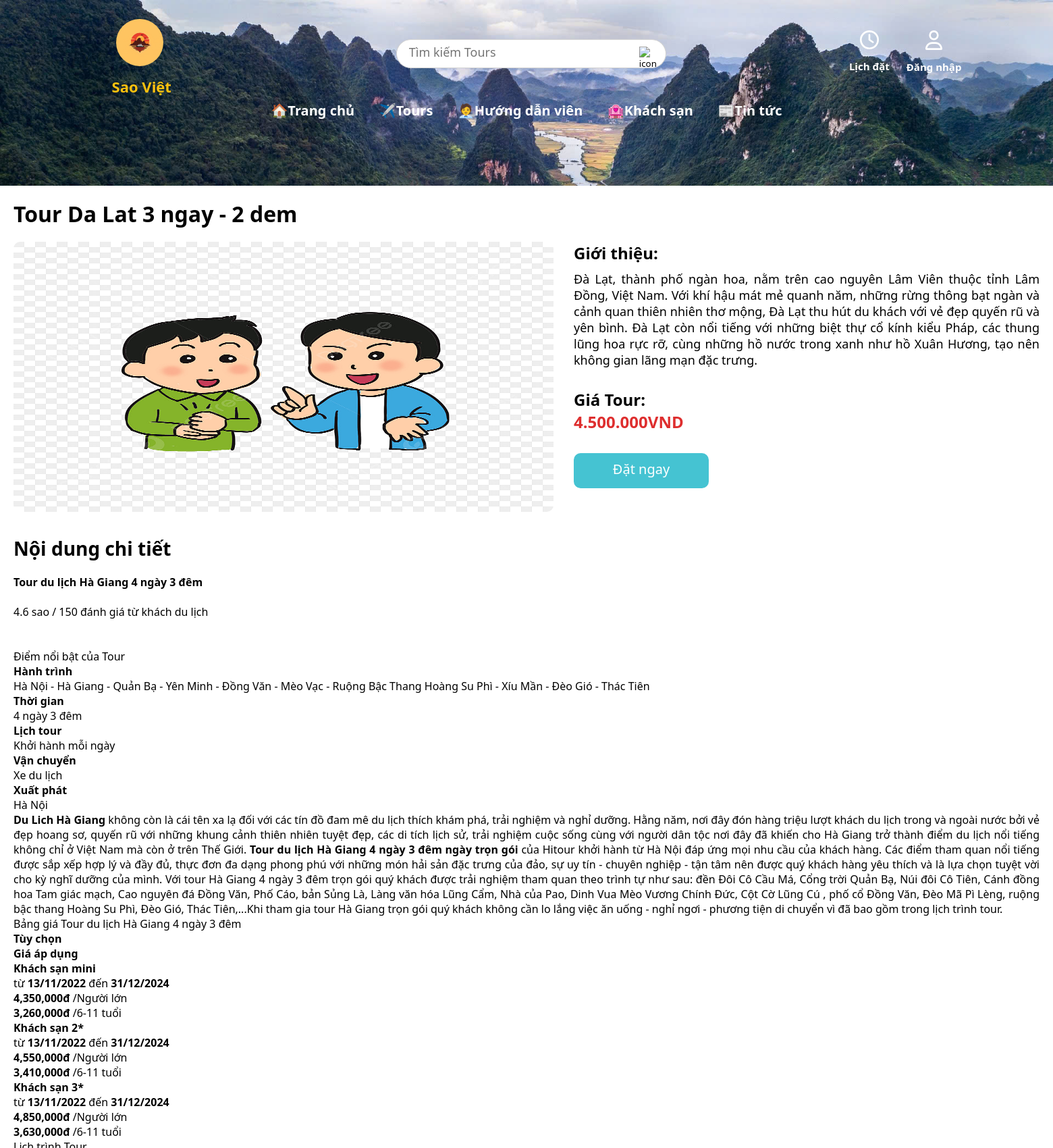
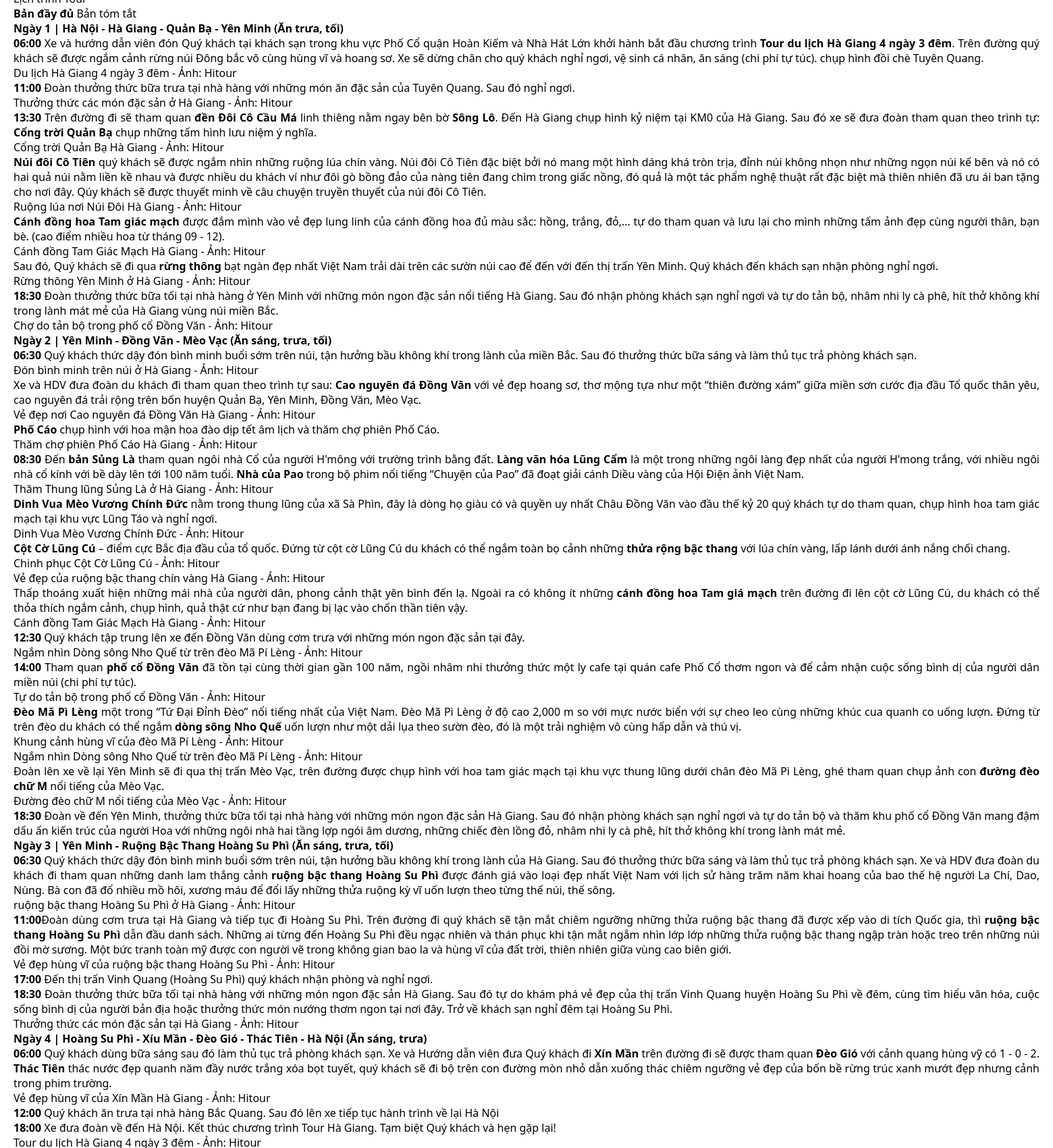
Page /index.php?controller=tour&action=detail&id=16 (upper part) on the committed database (2 pictures, top to bottom).
### tables this page shows
CREATE TABLE `tour` (
  `MaTour` int(11) NOT NULL,
  `TenTour` varchar(300) NOT NULL,
  `AnhTour` varchar(100) NOT NULL,
  `MoTa` text NOT NULL,
  `GiaTour` varchar(50) NOT NULL,
  `GioiThieu` text DEFAULT NULL,
  `MaCD` int(5) DEFAULT NULL
);

### Controllers/BaseController.php (called while the page is built, shortened)
<?php
    class BaseController {
        protected function view($viewPath, array $data = []) {
            require(self::VIEW_FORDER_NAME .'/'. str_replace('.', '/', $viewPath).'.php');
        }
    }
?>

### Controllers/tourController.php (called while the page is built, shortened)
<?php
    class TourController extends BaseController {
        public $tourModel;
        public function __construct() {
            $this->tourModel = new TourModel();
        }
        public function detail() {
            if(isset($_REQUEST['id']) && $_REQUEST['id'] != '') {
                $value = $_REQUEST['id'];
                $tour = $this->tourModel->getById(['*'],"MaTour", $value);
                return $this->view("tour.detail", [
                    'tour' => $tour
                ]);
            }
        }
    }

### Core/Database.php (called while the page is built, shortened)
<?php
class Database
{
    public function connect()
    {
        $connect = mysqli_connect(self::HOST, self::USER, self::PASS, self::DB_NAME);
        mysqli_set_charset($connect, 'utf8');
        return $connect;
    }
}

### Models/BaseModel.php (called while the page is built, shortened)
<?php
class BaseModel extends Database {
    protected $connect;
    public function __construct() {
        $this->connect = $this->connect();
    }
    public function getOption($table, $select = ['*'], $id, $option) {
        $columns = implode(', ', $select);
        $sql = "SELECT {$columns} FROM {$table} WHERE {$id} = '{$option}'";
        $query = $this->_query($sql);
        $data = [];
        while ($row = mysqli_fetch_object($query)) {
            array_push($data, $row);
        }
        return $data;
    }
    private function _query($sql) {
        return mysqli_query($this->connect, $sql);
    }
}

### Models/tourModel.php (called while the page is built, shortened)
<?php
    class TourModel extends BaseModel {
        public function getById($columns = ['*'], $id, $value) {
            return $this->getOption(self::TABLE, $columns, $id, $value);
        }
    }
?>

### Views/tour/detail.php (the view)
<div class="tour-details">
    <h1>Tour <?=$tour[0]->TenTour?></h1>
    <div class="tour-info">
        <div class="tour-image">
            <img src="./Admin/public/img/tour/<?=$tour[0]->AnhTour?>" alt="anh Tour">
        </div>
        <div class="tour-infor">
            <h2 id="introduce-tour">Giới thiệu:</h2>
            <span id="introduce"><?=$tour[0]->GioiThieu?></span>
            <h2 id="price-tour">Giá Tour:</h2>
            <p id="price"><?=$tour[0]->GiaTour?>VND</p>
            <a href="index.php?controller=guide&action=index&idTour=<?=$tour[0]->MaTour?>"><button class="book-now">Đặt ngay</button></a>
        </div>
    </div>
    <div class="tour-schedule">
        <h2>Nội dung chi tiết</h2>
        <div class="tour-detail">
            <?=$tour[0]->MoTa?>
        </div>
    </div>
</div>

### index.php (shortened to what this page needs)
<?php
    require "./Core/Database.php";
    require "./Models/BaseModel.php";
    require "./Controllers/BaseController.php";
    $controllerName = ucfirst(strtolower(($_REQUEST['controller']) ?? 'home') . 'Controller');
    $actionName = $_REQUEST['action'] ?? "index";
    if(isset($_REQUEST['controller']) && $_REQUEST['controller'] === 'user') {
        require_once "./Controllers/{$controllerName}.php";
        $controllerObject = new $controllerName;
        $controllerObject -> $actionName();
    } else {
        if(!isset($_REQUEST['action']) || (isset($_REQUEST['action']) && $_REQUEST['action'] != "error")) {
            require "./Views/header.php";
        }
        $controllerObject = new $controllerName;
        $controllerObject -> $actionName();
        if(!isset($_REQUEST['action']) || (isset($_REQUEST['action']) && $_REQUEST['action'] != "error")) {
            require "./Views/footer.php";
        }
    }

### Views/header.php (shortened to what this page needs)
<!DOCTYPE html>
<html lang="en">
<head>
    <link rel="stylesheet" href="./public/css/home.css">
    <?php
        if(isset($_REQUEST['controller'])) {
            if($_REQUEST['controller'] === 'home') {
                echo '<script src="./public/js/home.js"></script>';
            }
            else if($_REQUEST['controller'] === 'news') {
                echo '<link rel="stylesheet" href="./public/css/news.css">';
                echo '<link rel="stylesheet" href="./public/css/newsDetail.css">';
            }
            else if($_REQUEST['controller'] === 'hotel') {
                echo '<link rel="stylesheet" href="./public/css/hotel.css">';
                echo '<link rel="stylesheet" href="./public/css/hotelDetail.css">';
            }
            else if($_REQUEST['controller'] === 'tour') {
                if($_REQUEST['action'] === 'list' || $_REQUEST['action'] === 'search') {
                    echo '<link rel="stylesheet" href="./public/css/listTour.css">';
                }
                else {
                    echo '<link rel="stylesheet" href="./public/css/tour.css">';
                    echo '<link rel="stylesheet" href="./public/css/tourDetail.css">';
                }
            }
        }
        else {
            echo '<script src="./public/js/home.js"></script>';
        }
    ?>
</head>
<body>
    <header>
        <div class="header-container">
            <div class="logo">
                <img src="./public/img/logo.jpg" alt="logo">
                <p>Sao Việt</p>
            </div>
            <div class="search">
                <div class="sub-search">
                    <form id="search_form" action="index.php?controller=tour&action=search" method="post">
                        <input type="text" placeholder="Tìm kiếm Tours" name="search_tour" value="<?php echo isset($_POST['search_tour']) ? htmlspecialchars($_POST['search_tour']) : ''; ?>">
                        <button type="submit"><img src="./public/icons/search.svg" alt="icon"></button>
                    </form>
                </div>
            </div>
            <div class="content-right">
                <div class="icon-calendar">
                    <a href="index.php?controller=calendar&action=index">
                        <img src="./public/icons/clock-regular.svg" alt="icon">
                        <p>Lịch đặt</p>
                    </a>
                </div>
                <div class="icon-account">
                    <a href="
                        <?php
                        if (isset($_SESSION['username'])) {
                            echo "index.php?controller=user&action=logout";
                        } else {
                            echo "index.php?controller=user&action=index";
                        }
                        ?> ">
                        <img src="./public/icons/user-regular.svg" alt="icon"></i>
                        <p>
                            <?php
                            if (isset($_SESSION['username'])) {
                                echo "Đăng xuất";
                            } else {
                                echo "Đăng nhập";
                            }
                            ?>
                        </p>
                    </a>
                </div>
            </div>
        </div>
        <nav>
            <ul class="menu">
                <li><a href="index.php">🏠Trang chủ</a></li>
                <li><a href="index.php?controller=tour&action=index">✈️Tours</a></li>
                <li><a href="index.php?controller=guide&action=index">🧑‍💼Hướng dẫn viên</a></li>
                <li><a href="index.php?controller=hotel&action=index">🏩Khách sạn</a></li>
                <li><a href="index.php?controller=news&action=index">📰Tin tức</a></li>
            </ul>
        </nav>
    </header>

### Views/footer.php (shortened to what this page needs)
</body>
</html>

### public/css/home.css (style rules this page uses)
* { margin: 0; padding: 0; box-sizing: border-box; font-family: "Segoe UI", Roboto, Helvetica, Arial, sans-serif; }
body { z-index: -1; overflow-x: hidden; }
header { height: 275px; background: url("../img/background.jpg") no-repeat; background-size: cover; }
.header-container { width: 100%; height: 150px; display: flex; justify-content: space-around; }
header .logo { padding: 28px 0; width: 180px; }
header .logo img { width: 70px; border-radius: 50%; margin-left: 20%; }
header .logo p { color: #ffc10e; font-size: 22px; margin-top: 10px; margin-left: 30px; font-weight: bold; }
header .sub-search { position: relative; top: 54%; left: 50%; transform: translate(-50%, -50%); background-color: #ffffff00; }
header .search input { font-size: 18px; width: 350px; height: 43px; padding: 6px 5px 11px 18px; border-radius: 30px 0 0 30px; border: 1px solid rgb(209, 209, 209); outline: none; border-right: none; float: left; }
header .search button { width: 50px; height: 43px; padding: 10px 15px 6px 10px; background-color: white; border: 1px solid rgb(209, 209, 209); border-radius: 0 30px 30px 0; border-left: none; cursor: pointer; }
header .search img { width: 17px; }
header .content-right { display: flex; justify-content: space-between; }
header .icon-calendar { text-align: center; padding: 45px 25px 0 0; color: white; font-weight: 500; }
header .icon-calendar a { text-decoration: none; }
header p { margin-top: 10px; font-size: 15px; font-weight: 600; cursor: pointer; }
header .icon-account { text-align: center; padding: 45px 0; }
header .icon-account a { text-decoration: none; font-weight: 500; color: white; }
header .icon-calendar img { width: 28px; cursor: pointer; }
header .icon-account img { width: 25px; }
nav { height: 80px; }
nav .menu { width: 800px; list-style: none; display: flex; justify-content: space-evenly; position: relative; left: 50%; transform: translate(-50%, 0); margin: 0; padding: 0; }
nav .menu li { text-align: center; margin: 0 5px; }
nav .menu a { color: white; font-weight: 600; text-decoration: none; padding: 1px 10px 3px 10px; border-radius: 15px; font-size: 20px; }
.icon-calendar a { text-decoration: none; }
.icon-calendar p { color: white; }

### public/css/tourDetail.css (style rules this page uses)
.tour-details { padding: 20px; }
.tour-details h1 { text-align: left; color: black; margin-bottom: 20px; }
.tour-info { display: flex; gap: 30px; }
.tour-image img { width: 800px; height: 400px; border-radius: 10px; }
.tour-infor p#price { font-size: 24px; color: #de2e2e; font-weight: bold; margin-bottom: 30px; }
.book-now { width: 200px; padding: 10px 20px 15px 20px; background-color: #45C3D2; color: white; border: none; border-radius: 10px; cursor: pointer; font-size: 20px; }
.tour-schedule { margin-top: 30px; }
.tour-schedule h2 { font-size: 28px; margin-bottom: 20px; }
.tour-detail p { text-align: justify; }
.tour-infor #introduce-tour { margin-bottom: 10px; }
.tour-infor #price-tour { margin-top: 30px; }
.tour-infor p { font-size: 18px; }
.tour-infor #introduce { text-align: justify; }

### rows in the picture
tour: TenTour "Da Lat 3 ngay - 2 dem", AnhTour (picture), GioiThieu "Đà Lạt, thành phố ngàn hoa, nằm trên cao nguyên Lâm Viên thuộc tỉnh Lâm Đồng, Việt Nam. Với khí hậu mát mẻ quanh năm, những rừng thông bạt ngàn và cảnh quan thiên nhiên thơ mộng, Đà Lạt thu hút du khách với vẻ đẹp quyến rũ và yên bình. Đà Lạt còn nổi tiếng với những biệt thự cổ kính kiểu Pháp, các thung lũng hoa rực rỡ, cùng những hồ nước trong xanh như hồ Xuân Hương, tạo nên không gian lãng mạn đặc trưng.", GiaTour "4.500.000", MoTa "Tour du lịch Hà Giang 4 ngày 3 đêm 4.6 sao / 150 đánh giá từ khách du lịch Điểm nổi bật của Tour Hành trình Hà Nội - Hà Giang - Quản Bạ - Yên Minh - Đồng Văn - Mèo Vạc - Ruộng Bậc Thang Hoàng Su Phì - Xíu Mần - Đèo Gió - Thác Tiên Thời gian 4 ngày 3 đêm Lịch tour Khởi hành mỗi ngày Vận chuyển Xe du lịch Xuất phát Hà Nội Du Lich Hà Giang không còn là cái tên xa lạ đối với các tín đồ đam mê du lịch thích khám phá, trải nghiệm và nghỉ dưỡng. Hằng năm, nơi đây đón hàng triệu lượt khách du lịch trong và ngoài nước bởi vẻ đẹp hoang sơ, quyến rũ với những khung cảnh thiên nhiên tuyệt đẹp, các di tích lịch sử, trải nghiệm cuộc sống cùng với người dân tộc nơi đây đã khiến cho Hà Giang trở thành điểm…"
